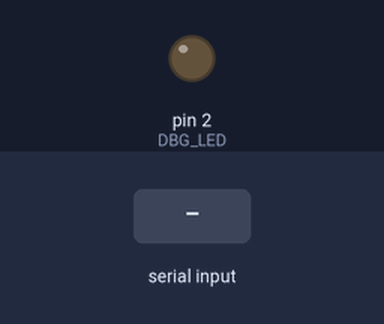
Recording of a sketch running on a simulated Arduino Uno, built with avr-gcc and run on an emulated ATmega328P. On the bench: output pins drawn as LEDs (lit = HIGH). The inputs (shaded band) are chosen by the test bench. What the sketch prints to the serial monitor is not drawn.

Above: at 1.2 s.
1.3 s: "1" received over Serial
At 1.62 s:
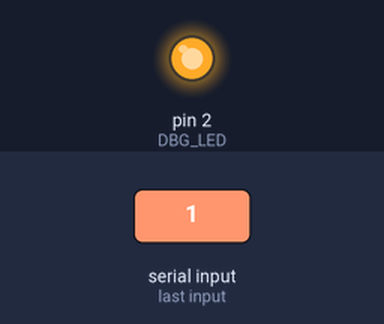
Timing chart, 0 to 4.3 s (numbered marks = the images above; inputs shaded):
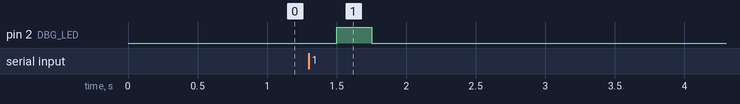

The sketch:

Device.ino
```cpp
#define DBG_LED 2

void setup() {
  Serial.begin(9600);
  pinMode(DBG_LED, OUTPUT);
}

void loop() {
  if (Serial.available() > 0) {
    while (Serial.available() > 0) {
      Serial.read();
    }
    char value = (char) (analogRead(A0) / 4);
    Serial.write(value);
    Serial.flush();

    digitalWrite(DBG_LED, HIGH);
    delay(250);
    digitalWrite(DBG_LED, LOW);
  }
  delay(250);
}
```

Measured:
- after the input at 1.3 s, pin 2 (DBG_LED): LOW → HIGH after 0.20 s, → LOW 0.25 s later
